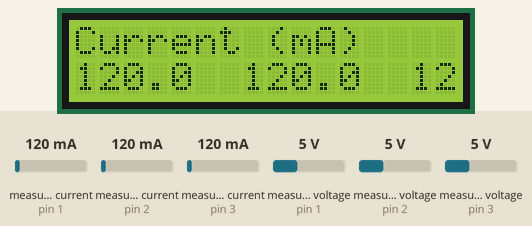
Recording of a sketch running on a simulated Arduino Uno, built for the host (arithmetic inside an expression is 32-bit, double 64-bit). Shown: 16×2 character LCD. Inputs (shaded band) come from the test bench; at power-on: measured current (sensors on pin 1, pin 2, pin 3) 120 mA, measured voltage (sensors on pin 1, pin 2, pin 3) 5 V. What the sketch prints to the serial monitor is not drawn.

Above: at 1.2 s.
1.3 s: measured current (sensor on pin 1) set to 40 mA
At 3.0 s:
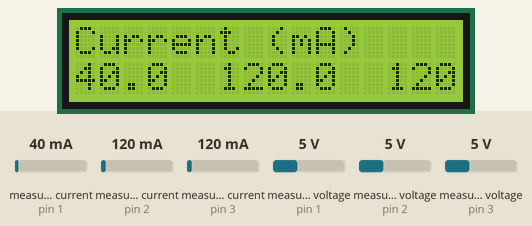
3.3 s: measured current (sensor on pin 2) set to 40 mA
At 5.9 s:
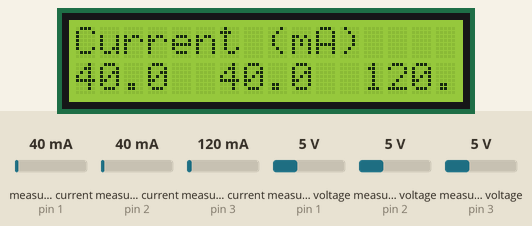
6.2 s: measured current (sensor on pin 3) set to 40 mA
At 8.7 s:
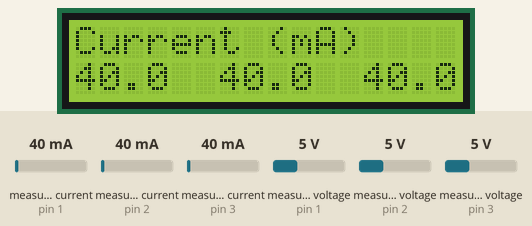
9.0 s: measured current (sensor on pin 1) set to 500 mA
At 11.4 s:
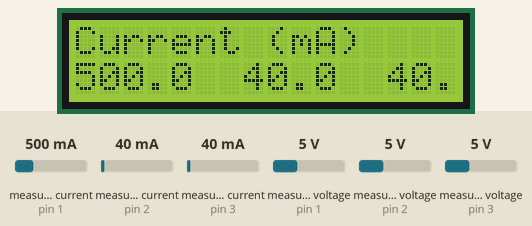
11.8 s: measured current (sensor on pin 2) set to 500 mA
At 14.3 s:
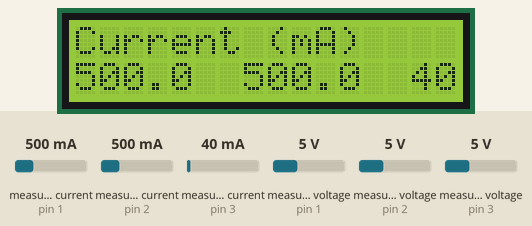
14.6 s: measured current (sensor on pin 3) set to 500 mA
At 17.4 s:
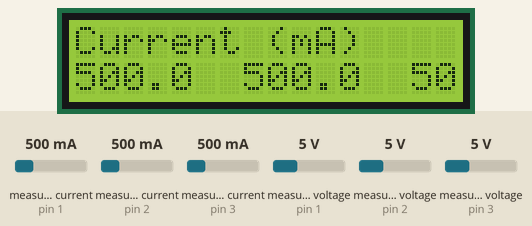
Timing chart, 0 to 18.4 s (numbered marks = the images above; inputs shaded):
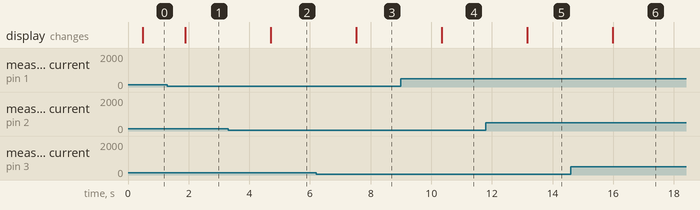

The sketch:

eetech-test-ina3221.ino
```cpp
#include <Wire.h>
#include "SDL_Arduino_INA3221.h"
#include <LiquidCrystal_I2C.h>

// ina3221
SDL_Arduino_INA3221 ina3221;
#define OUTPUT_CHANNEL1 1
#define OUTPUT_CHANNEL2 2
#define OUTPUT_CHANNEL3 3

// lcd
LiquidCrystal_I2C lcd(0x27, 16, 2);

void setup(void)
{
  Serial.begin(9600);
  Serial.println("SDA_Arduino_INA3221_Test");

  // ina3221 init
  ina3221.begin();
  Serial.print("Manufactures ID=0x");
  int MID;
  MID = ina3221.getManufID();
  Serial.println(MID,HEX);

  // lcd init
  lcd.begin(); //initialize the lcd
  lcd.backlight(); //open the backlight
}

void loop(void)
{
  // ina3221
  // ============================
  Serial.println("------------------------------");
  float shuntvoltage1 = 0;
  float busvoltage1 = 0;
  float current_mA1 = 0;
  float loadvoltage1 = 0;


  busvoltage1 = ina3221.getBusVoltage_V(OUTPUT_CHANNEL1);
  shuntvoltage1 = ina3221.getShuntVoltage_mV(OUTPUT_CHANNEL1);
  current_mA1 = ina3221.getCurrent_mA(OUTPUT_CHANNEL1);
  loadvoltage1 = busvoltage1 + (shuntvoltage1 / 1000);

  Serial.print("Output Bus Voltage:   "); Serial.print(busvoltage1); Serial.println(" V");
  Serial.print("Output Shunt Voltage: "); Serial.print(shuntvoltage1); Serial.println(" mV");
  Serial.print("Output Load Voltage:  "); Serial.print(loadvoltage1); Serial.println(" V");
  Serial.print("Output Current 1:       "); Serial.print(current_mA1); Serial.println(" mA");
  Serial.println("");

  float shuntvoltage2 = 0;
  float busvoltage2 = 0;
  float current_mA2 = 0;
  float loadvoltage2 = 0;

  busvoltage2 = ina3221.getBusVoltage_V(OUTPUT_CHANNEL2);
  shuntvoltage2 = ina3221.getShuntVoltage_mV(OUTPUT_CHANNEL2);
  current_mA2 = ina3221.getCurrent_mA(OUTPUT_CHANNEL2);
  loadvoltage2 = busvoltage2 + (shuntvoltage2 / 1000);

  Serial.print("Output Bus Voltage 2:   "); Serial.print(busvoltage2); Serial.println(" V");
  Serial.print("Output Shunt Voltage 2: "); Serial.print(shuntvoltage2); Serial.println(" mV");
  Serial.print("Output Load Voltage 2:  "); Serial.print(loadvoltage2); Serial.println(" V");
  Serial.print("Output Current 2:       "); Serial.print(current_mA2); Serial.println(" mA");
  Serial.println("");

  float shuntvoltage3 = 0;
  float busvoltage3 = 0;
  float current_mA3 = 0;
  float loadvoltage3 = 0;

  busvoltage3 = ina3221.getBusVoltage_V(OUTPUT_CHANNEL3);
  shuntvoltage3 = ina3221.getShuntVoltage_mV(OUTPUT_CHANNEL3);
  current_mA3 = ina3221.getCurrent_mA(OUTPUT_CHANNEL3);
  loadvoltage3 = busvoltage3 + (shuntvoltage3 / 1000);

  Serial.print("Output Bus Voltage 3:   "); Serial.print(busvoltage3); Serial.println(" V");
  Serial.print("Output Shunt Voltage 3: "); Serial.print(shuntvoltage3); Serial.println(" mV");
  Serial.print("Output Load Voltage 3:  "); Serial.print(loadvoltage3); Serial.println(" V");
  Serial.print("Output Current 3:       "); Serial.print(current_mA3); Serial.println(" mA");
  Serial.println("");

  // LCD
  // ============================
  lcd.clear();
  lcd.setCursor(0, 0);
  lcd.print("Current (mA)");
  lcd.setCursor(0, 1);
  lcd.print(String(current_mA1, 1) + "  " + String(current_mA2, 1) + "  " + String(current_mA3, 1)); // print message at (2, 1)

  delay(1000);
}
```

Measured:
- after the input at 1.3 s, the display: changes after 0.59 s (image 1)
- after the input at 3.3 s, the display: changes after 1.4 s (image 2)
- after the input at 6.2 s, the display: changes after 1.3 s (image 3)
- after the input at 9.0 s, the display: changes after 1.3 s (image 4)
- after the input at 11.8 s, the display: changes after 1.4 s (image 5)
- after the input at 14.6 s, the display: changes after 1.4 s (image 6)
